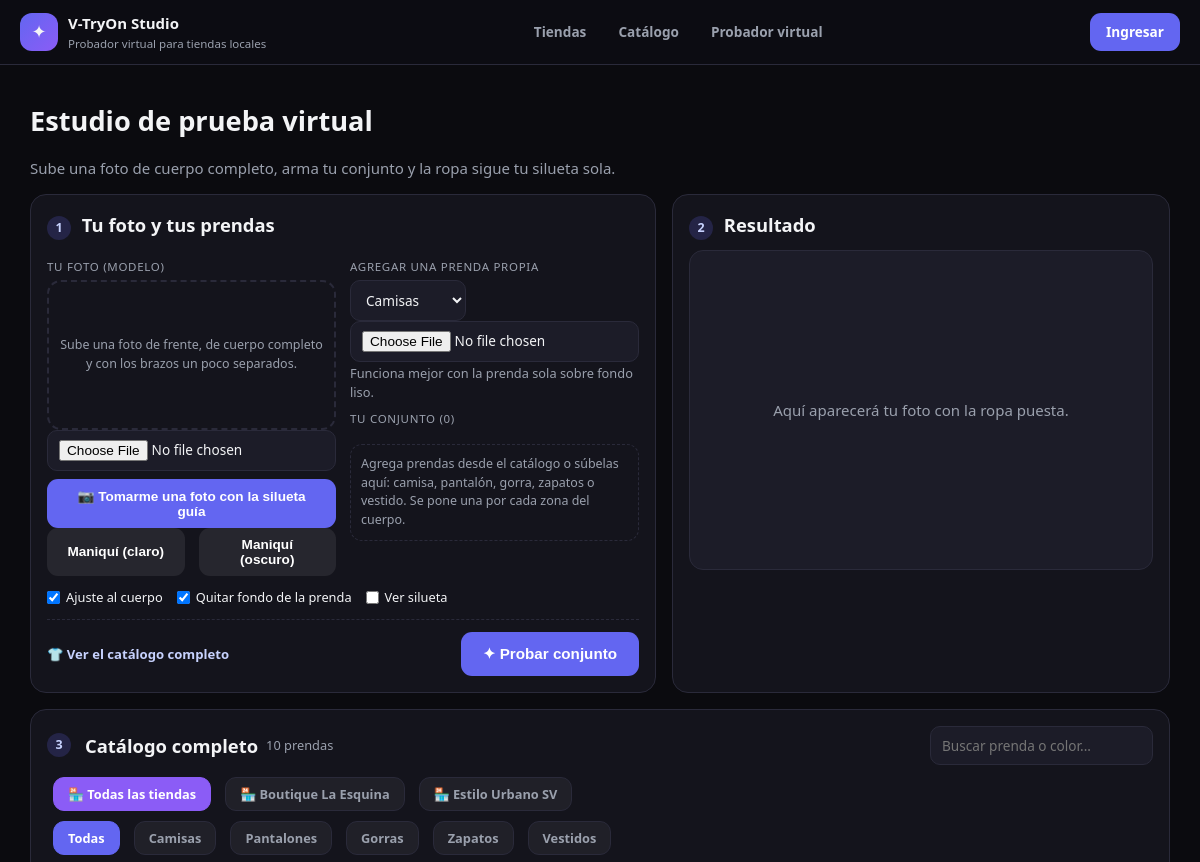
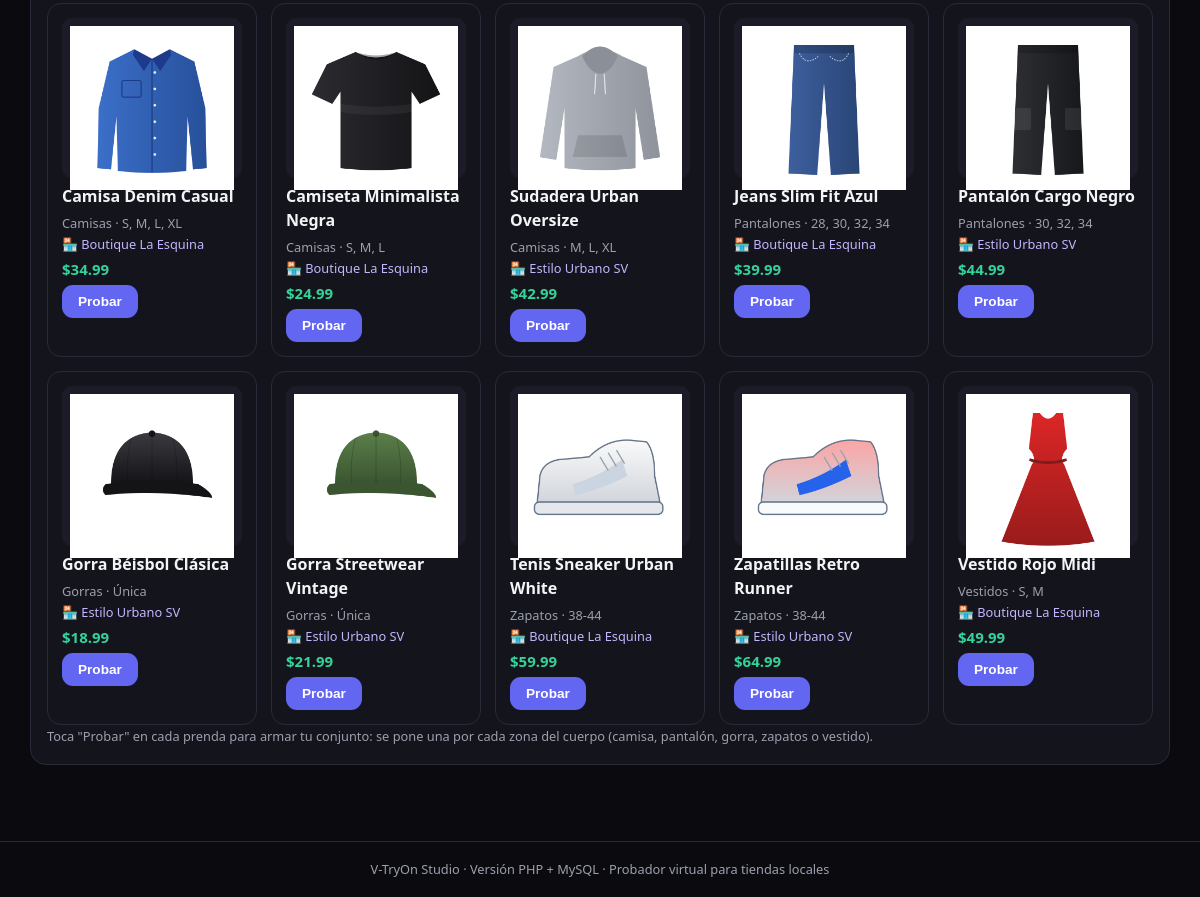
Screenshot of /php/probador.php with the database file from the repository (2 pictures, top to bottom).
### tables this page shows
CREATE TABLE ajustes (
  id                   TINYINT UNSIGNED PRIMARY KEY DEFAULT 1,
  nombre_sitio         VARCHAR(80)  NOT NULL,
  eslogan              VARCHAR(160),
  permitir_registro    BOOLEAN NOT NULL DEFAULT TRUE,
  mostrar_precios      BOOLEAN NOT NULL DEFAULT TRUE,
  ajuste_auto_defecto  BOOLEAN NOT NULL DEFAULT TRUE,
  quitar_fondo_defecto BOOLEAN NOT NULL DEFAULT TRUE,
  fecha_actualizacion  DATETIME NOT NULL DEFAULT CURRENT_TIMESTAMP ON UPDATE CURRENT_TIMESTAMP,
  CONSTRAINT chk_ajustes_unica CHECK (id = 1)
);

CREATE TABLE tiendas (
  id             INT UNSIGNED AUTO_INCREMENT PRIMARY KEY,
  nombre         VARCHAR(100) NOT NULL UNIQUE,
  descripcion    VARCHAR(200),
  encargado      VARCHAR(100),
  telefono       VARCHAR(30),
  activa         BOOLEAN NOT NULL DEFAULT TRUE,
  fecha_registro DATETIME NOT NULL DEFAULT CURRENT_TIMESTAMP
);

CREATE TABLE categorias (
  id          TINYINT UNSIGNED PRIMARY KEY,
  clave       VARCHAR(10) NOT NULL UNIQUE,    
  nombre      VARCHAR(40) NOT NULL,
  zona_cuerpo VARCHAR(60) NOT NULL
);

CREATE TABLE prendas (
  id                  INT UNSIGNED AUTO_INCREMENT PRIMARY KEY,
  tienda_id           INT UNSIGNED NULL,
  nombre              VARCHAR(120) NOT NULL,
  categoria_id        TINYINT UNSIGNED NOT NULL,
  color               VARCHAR(40)  NOT NULL DEFAULT 'Varios',
  precio              DECIMAL(8,2) NOT NULL DEFAULT 0.00,
  tallas              VARCHAR(40)  NULL,
  existencias         INT UNSIGNED NOT NULL DEFAULT 0,
  imagen              VARCHAR(255) NOT NULL,         
  activa              BOOLEAN      NOT NULL DEFAULT TRUE,
  creado_por          INT UNSIGNED NULL,
  fecha_creacion      DATETIME NOT NULL DEFAULT CURRENT_TIMESTAMP,
  fecha_actualizacion DATETIME NOT NULL DEFAULT CURRENT_TIMESTAMP ON UPDATE CURRENT_TIMESTAMP,
  CONSTRAINT fk_prendas_tienda    FOREIGN KEY (tienda_id)    REFERENCES tiendas(id)   ON DELETE SET NULL,
  CONSTRAINT fk_prendas_categoria FOREIGN KEY (categoria_id) REFERENCES categorias(id),
  CONSTRAINT fk_prendas_creador   FOREIGN KEY (creado_por)   REFERENCES usuarios(id)  ON DELETE SET NULL,
  CONSTRAINT chk_prendas_precio   CHECK (precio >= 0)
);

### php/includes/config.php (called while the page is built, shortened)
<?php
function db(): PDO
{
    static $pdo = null;
    if ($pdo === null) {
        $dsn = 'mysql:host=' . DB_HOST . ';dbname=' . DB_NOMBRE . ';charset=utf8mb4';
        try {
            $pdo = new PDO($dsn, DB_USUARIO, DB_CLAVE, [
                PDO::ATTR_ERRMODE => PDO::ERRMODE_EXCEPTION,
                PDO::ATTR_DEFAULT_FETCH_MODE => PDO::FETCH_ASSOC,
                PDO::ATTR_EMULATE_PREPARES => false,
            ]);
        } catch (PDOException $e) {
            die('<p style="font-family:sans-serif;padding:20px">No se pudo conectar con MySQL. '
                . 'Revisa que XAMPP esté encendido y que hayas importado <b>database/vtryon_db.sql</b>.<br><br>'
                . 'Detalle: ' . htmlspecialchars($e->getMessage()) . '</p>');
        }
    }
    return $pdo;
}
function e(?string $texto): string
{
    return htmlspecialchars((string) $texto, ENT_QUOTES, 'UTF-8');
}
function usuarioActual(): ?array
{
    return $_SESSION['usuario'] ?? null;
}
function esAdmin(): bool
{
    $u = usuarioActual();
    return $u !== null && (int) $u['rol_id'] === 1;
}
function urlBase(): string
{
    $enAdmin = str_contains(str_replace('\\', '/', $_SERVER['SCRIPT_NAME'] ?? ''), '/admin/');
    return $enAdmin ? '../' : '';
}
function ajustes(): array
{
    static $cache = null;
    if ($cache === null) {
        $cache = db()->query('SELECT * FROM ajustes WHERE id = 1')->fetch() ?: [
            'nombre_sitio' => 'V-TryOn Studio',
            'eslogan' => 'Probador virtual para tiendas locales',
            'permitir_registro' => 1,
            'mostrar_precios' => 1,
            'ajuste_auto_defecto' => 1,
            'quitar_fondo_defecto' => 1,
        ];
    }
    return $cache;
}
function categorias(): array
{
    static $cache = null;
    if ($cache === null) {
        $cache = db()->query('SELECT * FROM categorias ORDER BY id')->fetchAll();
    }
    return $cache;
}
function tiendas(bool $soloActivas = false): array
{
    $sql = 'SELECT * FROM tiendas' . ($soloActivas ? ' WHERE activa = 1' : '') . ' ORDER BY nombre';
    return db()->query($sql)->fetchAll();
}
function dinero($valor): string
{
    return '$' . number_format((float) $valor, 2);
}

### php/probador.php (the view, shortened to what this page needs)
<?php
require_once __DIR__ . '/includes/header.php';
$cfg = ajustes();
$prendas = db()->query(
    'SELECT p.*, c.clave AS categoria_clave, c.nombre AS categoria, t.nombre AS tienda
     FROM prendas p
     JOIN categorias c ON c.id = p.categoria_id
     LEFT JOIN tiendas t ON t.id = p.tienda_id
     WHERE p.activa = 1 AND (t.id IS NULL OR t.activa = 1)
     ORDER BY c.id, p.nombre'
)->fetchAll();
?>
<h1>Estudio de prueba virtual</h1>
<p class="gris">Sube una foto de cuerpo completo, arma tu conjunto y la ropa sigue tu silueta sola.</p>
<div class="probador">
  <section class="panel">
    <h2><span class="paso">1</span> Tu foto y tus prendas</h2>
    <div class="dos-columnas">
      <div>
        <label class="etiqueta-campo">Tu foto (modelo)</label>
        <div class="zona">
          <p id="modelo-vacio">Sube una foto de frente, de cuerpo completo y con los brazos un poco separados.</p>
        </div>
        <input type="file" id="modelo-input" accept="image/*">
        <button type="button" class="btn ancho" id="btn-camara">📷 Tomarme una foto con la silueta guía</button>
        <div class="dos-columnas">
          <button type="button" class="btn secundario btn-maniqui" data-oscuro="0">Maniquí (claro)</button>
          <button type="button" class="btn secundario btn-maniqui" data-oscuro="1">Maniquí (oscuro)</button>
        </div>
      </div>
      <div>
        <label class="etiqueta-campo">Agregar una prenda propia</label>
        <select id="prenda-categoria">
          <?php foreach (categorias() as $c): ?>
            <option value="<?= e($c['clave']) ?>"><?= e($c['nombre']) ?></option>
          <?php endforeach; ?>
        </select>
        <input type="file" id="prenda-input" accept="image/*">
        <p class="mini">Funciona mejor con la prenda sola sobre fondo liso.</p>
        <label class="etiqueta-campo">Tu conjunto (<span id="conjunto-total">0</span>)</label>
        <div id="conjunto" class="conjunto"></div>
      </div>
    </div>
    <div class="opciones">
      <label><input type="checkbox" id="chk-autofit" <?= (int) $cfg['ajuste_auto_defecto'] === 1 ? 'checked' : '' ?>> Ajuste al cuerpo</label>
      <label><input type="checkbox" id="chk-fondo" <?= (int) $cfg['quitar_fondo_defecto'] === 1 ? 'checked' : '' ?>> Quitar fondo de la prenda</label>
      <label><input type="checkbox" id="chk-silueta"> Ver silueta</label>
    </div>
    <div class="acciones-probador">
      <button type="button" class="enlace" id="ir-catalogo">👕 Ver el catálogo completo</button>
      <button type="button" class="btn grande" id="btn-probar">✦ Probar conjunto</button>
    </div>
  </section>
  <section class="panel">
    <h2><span class="paso">2</span> Resultado <span id="estado-ajuste" class="chip" hidden></span></h2>
    <div class="resultado">
      <p id="resultado-vacio" class="gris">Aquí aparecerá tu foto con la ropa puesta.</p>
    </div>
  </section>
</div>
<section class="panel" id="catalogo-probador">
  <div class="cabecera-catalogo">
    <h2><span class="paso">3</span> Catálogo completo <span class="mini" id="conteo-catalogo"><?= count($prendas) ?> prendas</span></h2>
    <div class="acciones-catalogo">
      <input type="search" id="buscar-prenda" placeholder="Buscar prenda o color...">
    </div>
  </div>
  <?php if (tiendas(true)): ?>
  <div class="chips" id="chips-tienda">
    <button type="button" class="chip activo" data-tienda="0">🏪 Todas las tiendas</button>
    <?php foreach (tiendas(true) as $t): ?>
      <button type="button" class="chip" data-tienda="<?= (int) $t['id'] ?>">🏪 <?= e($t['nombre']) ?></button>
    <?php endforeach; ?>
  </div>
  <?php endif; ?>
  <div class="chips" id="chips-categoria">
    <button type="button" class="chip activo" data-categoria="todas">Todas</button>
    <?php foreach (categorias() as $c): ?>
      <button type="button" class="chip" data-categoria="<?= e($c['clave']) ?>"><?= e($c['nombre']) ?></button>
    <?php endforeach; ?>
  </div>
  <div class="rejilla productos" id="rejilla-catalogo">
  <?php foreach ($prendas as $p): ?>
    <article class="tarjeta producto"
      data-id="<?= (int) $p['id'] ?>"
      data-tienda="<?= (int) $p['tienda_id'] ?>"
      data-categoria="<?= e($p['categoria_clave']) ?>"
      data-buscar="<?= e(mb_strtolower($p['nombre'] . ' ' . $p['color'] . ' ' . $p['categoria'])) ?>">
      <div class="foto">
        <img src="uploads/<?= e($p['imagen']) ?>" alt="<?= e($p['nombre']) ?>">
      </div>
      <h3><?= e($p['nombre']) ?></h3>
      <p class="mini"><?= e($p['categoria']) ?><?= $p['tallas'] ? ' · ' . e($p['tallas']) : '' ?></p>
      <p class="mini tienda">🏪 <?= e($p['tienda'] ?: 'Sin tienda') ?></p>
      <?php if ((int) $cfg['mostrar_precios'] === 1): ?><p class="precio"><?= dinero($p['precio']) ?></p><?php endif; ?>
      <button type="button" class="btn btn-probar-prenda"
        data-id="<?= (int) $p['id'] ?>"
        data-nombre="<?= e($p['nombre']) ?>"
        data-categoria="<?= e($p['categoria_clave']) ?>"
        data-tienda="<?= (int) $p['tienda_id'] ?>"
        data-precio="<?= e((string) $p['precio']) ?>"
        data-imagen="uploads/<?= e($p['imagen']) ?>">Probar</button>
    </article>
  <?php endforeach; ?>
  </div>
  <p class="mini">Toca "Probar" en cada prenda para armar tu conjunto: se pone una por cada zona del cuerpo (camisa, pantalón, gorra, zapatos o vestido).</p>
</section>
<?php require_once __DIR__ . '/includes/footer.php'; ?>

### php/includes/header.php (shortened to what this page needs)
<?php
require_once __DIR__ . '/config.php';
$cfg = ajustes();
$u = usuarioActual();
$base = urlBase();
?>
<!DOCTYPE html>
<html lang="es">
<head>
<link rel="stylesheet" href="<?= $base ?>assets/estilo.css">
</head>
<body>
<header class="barra">
  <a class="marca" href="<?= $base ?>index.php">
    <span class="logo">✦</span>
    <span>
      <strong><?= e($cfg['nombre_sitio']) ?></strong>
      <small><?= e($cfg['eslogan']) ?></small>
    </span>
  </a>
  <nav class="menu">
    <a href="<?= $base ?>index.php">Tiendas</a>
    <a href="<?= $base ?>catalogo.php">Catálogo</a>
    <a href="<?= $base ?>probador.php">Probador virtual</a>
  </nav>
  <div class="sesion">
    <?php if ($u): ?>
      <span class="avatar"><?= e(mb_strtoupper(mb_substr($u['nombre'], 0, 1))) ?></span>
      <span class="nombre"><?= e($u['nombre']) ?></span>
      <a class="btn-salir" href="<?= $base ?>logout.php">Salir</a>
    <?php else: ?>
      <a class="btn" href="<?= $base ?>login.php">Ingresar</a>
    <?php endif; ?>
  </div>
</header>
<main class="contenido">

### php/includes/footer.php (shortened to what this page needs)
</main>
<footer class="pie">
  <?= e(ajustes()['nombre_sitio']) ?> · Versión PHP + MySQL · Probador virtual para tiendas locales
</footer>
</body>
</html>

### rows the page displays
ajustes: nombre_sitio "V-TryOn Studio", eslogan "Probador virtual para tiendas locales", ajuste_auto_defecto "☑", quitar_fondo_defecto "☑"
tiendas: nombre "Boutique La Esquina"
tiendas: nombre "Estilo Urbano SV"
categorias: nombre "Camisas"
categorias: nombre "Pantalones"
categorias: nombre "Gorras"
categorias: nombre "Zapatos"
categorias: nombre "Vestidos"
prendas: imagen (picture), nombre "Camisa Denim Casual", categoria.nombre "Camisas", tallas "S, M, L, XL", tienda.nombre "Boutique La Esquina", precio "$34.99"
prendas: imagen (picture), nombre "Camiseta Minimalista Negra", categoria.nombre "Camisas", tallas "S, M, L", tienda.nombre "Boutique La Esquina", precio "$24.99"
prendas: imagen (picture), nombre "Sudadera Urban Oversize", categoria.nombre "Camisas", tallas "M, L, XL", tienda.nombre "Estilo Urbano SV", precio "$42.99"
prendas: imagen (picture), nombre "Jeans Slim Fit Azul", categoria.nombre "Pantalones", tallas "28, 30, 32, 34", tienda.nombre "Boutique La Esquina", precio "$39.99"
prendas: imagen (picture), nombre "Pantalón Cargo Negro", categoria.nombre "Pantalones", tallas "30, 32, 34", tienda.nombre "Estilo Urbano SV", precio "$44.99"
prendas: imagen (picture), nombre "Gorra Béisbol Clásica", categoria.nombre "Gorras", tallas "Única", tienda.nombre "Estilo Urbano SV", precio "$18.99"
prendas: imagen (picture), nombre "Gorra Streetwear Vintage", categoria.nombre "Gorras", tallas "Única", tienda.nombre "Estilo Urbano SV", precio "$21.99"
prendas: imagen (picture), nombre "Tenis Sneaker Urban White", categoria.nombre "Zapatos", tallas "38-44", tienda.nombre "Boutique La Esquina", precio "$59.99"
prendas: imagen (picture), nombre "Zapatillas Retro Runner", categoria.nombre "Zapatos", tallas "38-44", tienda.nombre "Estilo Urbano SV", precio "$64.99"
prendas: imagen (picture), nombre "Vestido Rojo Midi", categoria.nombre "Vestidos", tallas "S, M", tienda.nombre "Boutique La Esquina", precio "$49.99"

### other values shown
form field value "Camisas"
